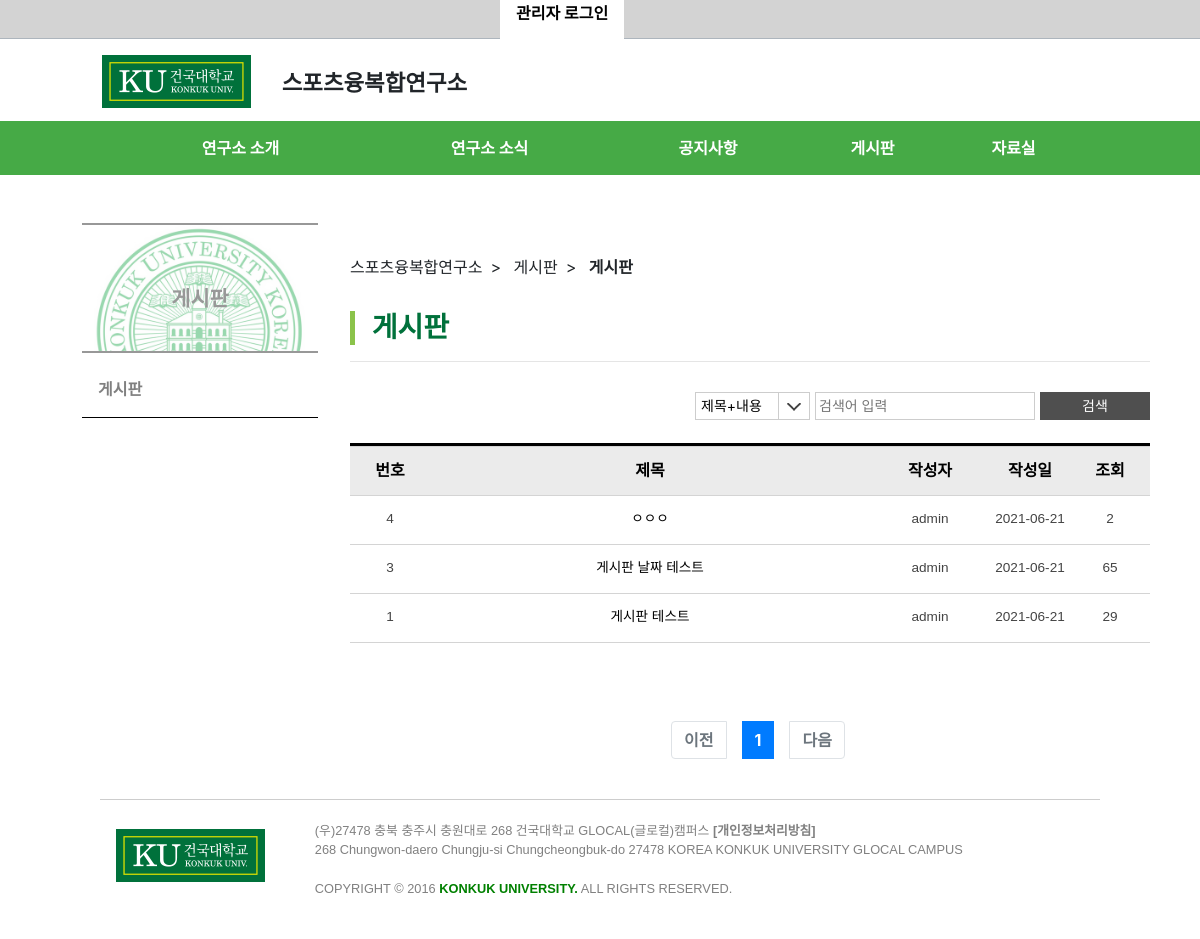
The page /board/ on the database as committed earlier.
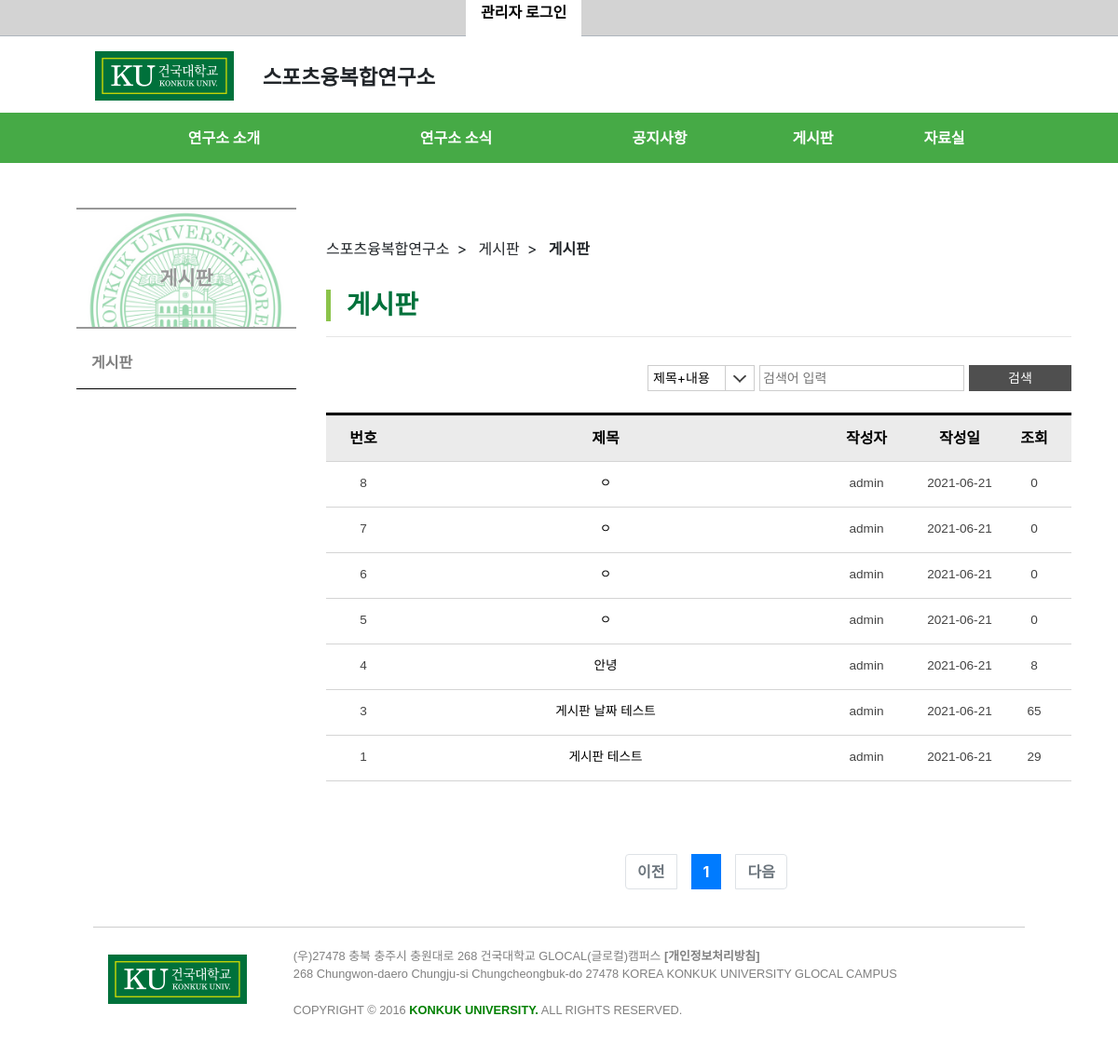
The same page on the database as committed later.
### board/models.py (models this page shows, shortened)
class Board(models.Model):
    title = models.TextField(max_length=40, null=True)
    content = models.TextField()
    user = models.ForeignKey(User, on_delete=models.DO_NOTHING, null=True)
    created_date = models.DateTimeField(auto_now_add=True)
    hit = models.PositiveIntegerField(default=0)

### board/views.py (the view)
# urls.py: path('board/', board, name="board"),
def board(request):
    board = Board.objects.all().order_by('-pk')
    page = request.GET.get('page', '1')
    paginator = Paginator(board, '10')
    page_obj = paginator.get_page(page)
    context = {
        'board': board,
        'page_obj': page_obj,
    }
    return render(request, 'board.html', context)

### board/templates/board.html (shortened to what this page needs)
{% extends 'base.html' %}
{% load static %}
{% block content %}
<div class="board_container">
    <div class="board_title">
        <h3 style="background-image: url({% static 'img/마크.jpg' %}"><span class="title">게시판</span></h3>
        <ul>
            <li><a href="{% url 'board' %}">게시판</a></li>
        </ul>
    </div>
    <div class="board_content">
        <div class="toolbar">
            <span>스포츠융복합연구소</span>
            <span>게시판</span>
            <span>게시판</span>
        </div>
        <h3>게시판</h3>
        <hr>
        <div class="search">
            <ul class="board_module_search">
                <form method="get" action="{% url 'search' %}" class="form">
                    <li>
                        <select name="sort">
                            <option value="sort_all" id="sort_all">제목+내용</option>
                        </select>
                    </li>
                    <li>
                        <input type="text" name="search" id="search" placeholder="검색어 입력">
                    </li>
                    <li>
                        <input type="submit" class="board_btn" value="검색" maxlength="100" tabindex="1" style="border: 0; outline: 0;">
                    </li>
                </form>
            </ul>
        </div>
        <div class="board_box">
            <table class="grid">
                <colgroup>
                    <col width="10%">
                    <col width="55%">
                    <col width="15%">
                    <col width="10%">
                    <col width="10%">
                </colgroup>
                <thead>
                    <tr>
                        <th scope="col">번호</th>
                        <th scope="col">제목</th>
                        <th scope="col">작성자</th>
                        <th scope="col">작성일</th>
                        <th scope="col">조회</th>
                    </tr>
                </thead>
                <tbody>
                {% for list in page_obj %}
                    <tr>
                        <td>{{ list.pk }}</td>
                        <td class="title_hover"><a href="{% url 'detail' list.pk %}" style="color: black; text-decoration: none;">{{ list.title }}</a></td>
                        <td>{{ list.user }}</td>
                        <td>{{ list.created_date|date:"Y-m-d" }}</td>
                        <td>{{ list.hit }}</td>
                    </tr>
                {% endfor %}
                </tbody>
            </table>
        </div>
        <div class="board_pt30"></div>
        <div class="paginate">
            <div id="paging">
                <ul class="pagination justify-content-center" style="margin-top: 2rem;">
                    {% if page_obj.has_previous %}
                    <li class="page-item">
                        <a class="page-link" href="/board/?page={{ page_obj.previous_page_number }}">이전</a>
                    </li>
                    {% else %}
                    <li class="page-item disabled">
                        <a class="page-link" tabindex="-1" aria-disabled="true" href="#">이전</a>
                    </li>
                    {% endif %}
                    {% for page_number in page_obj.paginator.page_range %}
                    {% if page_number == page_obj.number %}
                    <li class="page-item active" aria-current="page">
                        <a class="page-link" href="/board/?page={{ page_number }}">{{ page_number }}</a>
                    </li>
                    {% else %}
                    <li class="page-item">
                        <a class="page-link" href="/board/?page={{ page_number }}">{{ page_number }}</a>
                    </li>
                    {% endif %}
                    {% endfor %}
                    {% if page_obj.has_next %}
                    <li class="page-item">
                        <a class="page-link" href="/board/?page={{ page_obj.next_page_number }}">다음</a>
                    </li>
                    {% else %}
                    <li class="page-item disabled">
                        <a class="page-link" tabindex="-1" aria-disabled="true" href="#">다음</a>
                    </li>
                    {% endif %}
                </ul>
            </div>
        </div>
    </div>
</div>
{% endblock%}

### templates/base.html
<!DOCTYPE html>
<html>
{% include 'head.html' %}
<body>
{% include 'header.html' %}
{% block content %}
{% endblock %}
{% include 'footer.html' %}
</body>
</html>

### templates/head.html (shortened to what this page needs)
{% load static %}
    <link rel="stylesheet" href="{% static 'css/base.css' %}">
    <link rel="stylesheet" href="{% static 'css/laboratorynews.css' %}">
    <link rel="stylesheet" href="{% static 'css/member.css' %}">
    <link rel="stylesheet" href="{% static 'css/board.css' %}">
    <link rel="stylesheet" href="{% static 'css/reference.css' %}">
    <link href="css/bootstrap.min.css" rel="stylesheet">
    <link rel="stylesheet" href="https://stackpath.bootstrapcdn.com/bootstrap/4.3.1/css/bootstrap.min.css">

### templates/header.html
{% load static %}
<div class="header_container">
    <div class="top_navi_container">
        {% if user.is_authenticated %}
        <div class="top_navi">
            <a href="{% url 'logout' %}">로그아웃</a>
        </div>
        {% else %}
        <div class="top_navi">
            <a href="{% url 'login' %}">관리자 로그인</a>
        </div>
        {% endif %}
    </div>
    <div class="logo_container">
        <div class="logo">
            <h1>
                <a href="/">
                    <div class="logobg"></div>
                </a>
            </h1>
            <h3 style="font-weight: bold; margin-left: -25px;">스포츠융복합연구소</h3>
        </div>
    </div>
    <div class="header_navi_container">
        <nav>
            <ul class="nav_container">
                <li class="nav_item" style="width: 249px;"><a href="{% url 'introduce' %}" class="dropdown">연구소 소개</a></li>
                <li class="nav_item" style="width: 249px;"><a href="{% url 'researchfield' %}">연구소 소식</a></li>
                <li class="nav_item" style="width: 188px;"><a href="{% url 'board' %}">공지사항</a></li>
                <li class="nav_item" style="width: 141px;"><a href="{% url 'material' %}">게시판</a></li>
                <li class="nav_item" style="width: 141px;"><a href="">자료실</a></li>
            </ul>
        </nav>
    </div>
</div>

### templates/footer.html
{% load static %}
<div class="footer_container">
    <div class="footerbg"></div>
    <pre style="font-family: 'Malgun Gothic', '맑은 고딕', sans-serif; color: grey; font-size: 0.8em; padding: 0.5em;">
        (우)27478 충북 충주시 충원대로 268 건국대학교 GLOCAL(글로컬)캠퍼스 <a href="https://kku.ac.kr/mbshome/mbs/wwwkr/subview.do?id=wwwkr_090200000000" style="text-decoration: none; color: grey"><b>[개인정보처리방침]</b></a>
        268 Chungwon-daero Chungju-si Chungcheongbuk-do 27478 KOREA KONKUK UNIVERSITY GLOCAL CAMPUS
        COPYRIGHT © 2016 <span style="color: green;"><b>KONKUK UNIVERSITY.</b></span> ALL RIGHTS RESERVED.
    </pre>
</div>

### static/css/base.css (style rules this page uses)
* { margin: 0; padding: 0; }
.header_container .top_navi_container { height: 39px; display: flex; background-color: lightgrey; border-bottom: 1px solid #adb5bd; }
.header_container .top_navi_container .top_navi { margin-left: auto; width: 700px; position: relative; }
.header_container .top_navi_container a { padding: 1em; text-decoration: none; color: black; height: 30px; line-height: 27px; font-weight: bold; background-color: white; }
.header_container .logo_container { margin: 0 auto; width: 1000px; overflow: hidden; position: relative; }
.header_container .logo_container .logo { padding-top: 14px; display: flex; align-items: center; line-height: 1.5em; }
.header_container .logo_container .logo .logobg { background-image: url("../img/학교 로고.png"); background-repeat: no-repeat; width: 200px; height: 60px; }
.header_container .logo_container .logo h3 { padding: 0.3em; font-size: 1.4em; }
.nav_container { display: flex; width: 100%; margin: 0; padding: 0; background-color: #46AA46; list-style-type: none; justify-content: center; }
.nav_item { padding: 15px; cursor: pointer; }
.nav_item a { display: flex; justify-content: center; text-decoration: none; color: white; font-weight: bold; font-size: 1em; }
.footer_container { display: flex; flex-direction: row; margin: 0 auto; width: 1000px; height: 140px; overflow: hidden; position: relative; border-top: 1px solid #cdcdcd; padding-top: 15px; }
.footer_container .footerbg { background-image: url("../img/학교 로고.png"); background-repeat: no-repeat; background-position: center; width: 180px; height: 80px; }

### static/css/reference.css (style rules this page uses)
.board_container .board_content .search .board_module_search { font-size: 0; text-align: right; }
.board_container .board_content .search .board_module_search select { width: 115px; height: 28px; border: 1px solid #cdcdcd; padding-left: 5px; padding-right: 35px; appearance: none; background: #fff url('../static/img/selectbg.png') no-repeat 100% 0; }
.board_container .board_content .search .board_module_search select option { font-weight: normal; display: block; white-space: nowrap; min-height: 1.2em; }

Rows that differ between the two databases and show on the page:
added Board: pk "8", title "ㅇ", user "admin", created_date "2021-06-21", hit "0"
added Board: pk "7", title "ㅇ", user "admin", created_date "2021-06-21", hit "0"
added Board: pk "6", title "ㅇ", user "admin", created_date "2021-06-21", hit "0"
added Board: pk "5", title "ㅇ", user "admin", created_date "2021-06-21", hit "0"
changed Board id 4: title "ㅇㅇㅇ" → "안녕"; hit "2" → "8"
